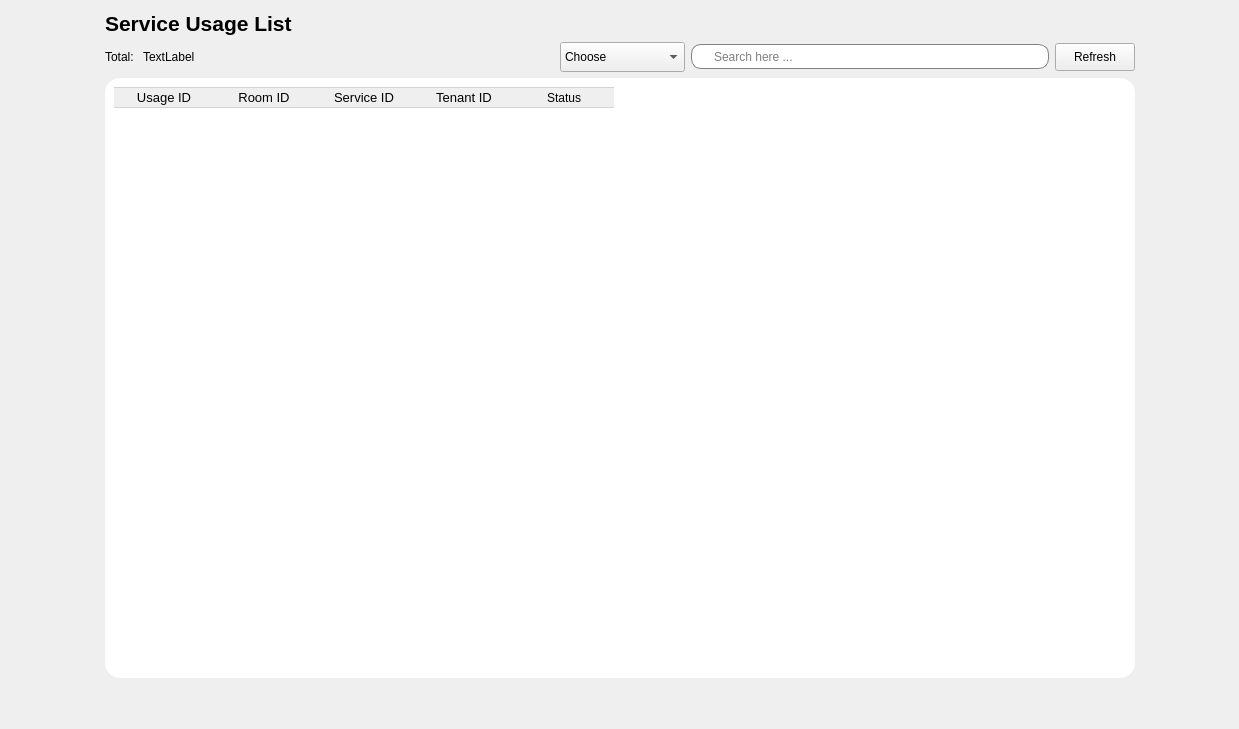
             <widget class="QWidget" name="page_5">
              <layout class="QHBoxLayout" name="horizontalLayout_47">
               <item>
                <spacer name="horizontalSpacer_36">
                 <property name="orientation">
                  <enum>Qt::Orientation::Horizontal</enum>
                 </property>
                 <property name="sizeHint" stdset="0">
                  <size>
                   <width>94</width>
                   <height>20</height>
                  </size>
                 </property>
                </spacer>
               </item>
               <item>
                <layout class="QVBoxLayout" name="verticalLayout_22">
                 <item>
                  <layout class="QHBoxLayout" name="horizontalLayout_27">
                   <item>
                    <widget class="QLabel" name="label_18">
                     <property name="font">
                      <font>
                       <pointsize>16</pointsize>
                       <bold>true</bold>
                      </font>
                     </property>
                     <property name="text">
                      <string>Service Usage List</string>
                     </property>
                    </widget>
                   </item>
                   <item>
                    <spacer name="horizontalSpacer_19">
                     <property name="orientation">
                      <enum>Qt::Orientation::Horizontal</enum>
                     </property>
                     <property name="sizeHint" stdset="0">
                      <size>
                       <width>40</width>
                       <height>20</height>
                      </size>
                     </property>
                    </spacer>
                   </item>
                  </layout>
                 </item>
                 <item>
                  <layout class="QHBoxLayout" name="horizontalLayout_28">
                   <item>
                    <layout class="QHBoxLayout" name="horizontalLayout_29">
                     <item>
                      <widget class="QLabel" name="label_19">
                       <property name="text">
                        <string>Total: </string>
                       </property>
                      </widget>
                     </item>
                     <item>
                      <widget class="QLabel" name="totalserviceUsage">
                       <property name="text">
                        <string>TextLabel</string>
                       </property>
                      </widget>
                     </item>
                    </layout>
                   </item>
                   <item>
                    <spacer name="horizontalSpacer_20">
                     <property name="orientation">
                      <enum>Qt::Orientation::Horizontal</enum>
                     </property>
                     <property name="sizeHint" stdset="0">
                      <size>
                       <width>40</width>
                       <height>20</height>
                      </size>
                     </property>
                    </spacer>
                   </item>
                   <item>
                    <widget class="QComboBox" name="CBSSUsage">
                     <property name="minimumSize">
                      <size>
                       <width>0</width>
                       <height>30</height>
                      </size>
                     </property>
                     <item>
                      <property name="text">
                       <string>Choose</string>
                      </property>
                     </item>
                     <item>
                      <property name="text">
                       <string>Service Usage ID</string>
                      </property>
                     </item>
                     <item>
                      <property name="text">
                       <string>Room ID</string>
                      </property>
                     </item>
                    </widget>
                   </item>
                   <item>
                    <widget class="QLineEdit" name="LineEditSearchSerUsage">
                     <property name="minimumSize">
                      <size>
                       <width>0</width>
                       <height>25</height>
                      </size>
                     </property>
                     <property name="styleSheet">
                      <string notr="true">QLineEdit{
padding-left:20px;
border: 1px solid gray;
border-radius: 10px;
}</string>
                     </property>
                     <property name="placeholderText">
                      <string>Search here ...</string>
                     </property>
                    </widget>
                   </item>
                   <item>
                    <widget class="QPushButton" name="RefbtnSerusage">
                     <property name="minimumSize">
                      <size>
                       <width>65</width>
                       <height>28</height>
                      </size>
                     </property>
                     <property name="text">
                      <string>Refresh</string>
                     </property>
                     <property name="icon">
                      <iconset resource="Resources.qrc">
                       <normaloff>:/new/prefix1/Resources/reload.png</normaloff>:/new/prefix1/Resources/reload.png</iconset>
                     </property>
                    </widget>
                   </item>
                  </layout>
                 </item>
                 <item>
                  <widget class="QFrame" name="frame_7">
                   <property name="minimumSize">
                    <size>
                     <width>1030</width>
                     <height>600</height>
                    </size>
                   </property>
                   <property name="styleSheet">
                    <string notr="true">QWidget{
background-color: rgb(255, 255, 255);
border-radius:15px;
}</string>
                   </property>
                   <property name="frameShape">
                    <enum>QFrame::Shape::StyledPanel</enum>
                   </property>
                   <property name="frameShadow">
                    <enum>QFrame::Shadow::Raised</enum>
                   </property>
                   <layout class="QVBoxLayout" name="verticalLayout_9">
                    <item>
                     <widget class="QTableWidget" name="SerUsageTable">
                      <property name="minimumSize">
                       <size>
                        <width>0</width>
                        <height>0</height>
                       </size>
                      </property>
                      <property name="font">
                       <font>
                        <pointsize>10</pointsize>
                       </font>
                      </property>
                      <property name="styleSheet">
                       <string notr="true">QPushButton{
	 border: none;
}
QTableWidget::item {
       border-right: none;
       border-left: none;
       border-bottom: 1px solid #D3D3D3;
}
QHeaderView::section {
       border: 1px solid #D3D3D3; 
       border-right: none;      
       border-left: none;       
}</string>
                      </property>
                      <property name="editTriggers">
                       <set>QAbstractItemView::EditTrigger::NoEditTriggers</set>
                      </property>
                      <property name="alternatingRowColors">
                       <bool>true</bool>
                      </property>
                      <property name="selectionMode">
                       <enum>QAbstractItemView::SelectionMode::NoSelection</enum>
                      </property>
                      <property name="showGrid">
                       <bool>false</bool>
                      </property>
                      <attribute name="horizontalHeaderVisible">
                       <bool>true</bool>
                      </attribute>
                      <attribute name="horizontalHeaderCascadingSectionResizes">
                       <bool>false</bool>
                      </attribute>
                      <attribute name="horizontalHeaderHighlightSections">
                       <bool>true</bool>
                      </attribute>
                      <attribute name="horizontalHeaderShowSortIndicator" stdset="0">
                       <bool>false</bool>
                      </attribute>
                      <attribute name="horizontalHeaderStretchLastSection">
                       <bool>false</bool>
                      </attribute>
                      <column>
                       <property name="text">
                        <string>Usage ID</string>
                       </property>
                       <property name="font">
                        <font>
                         <pointsize>10</pointsize>
                        </font>
                       </property>
                      </column>
                      <column>
                       <property name="text">
                        <string>Room ID</string>
                       </property>
                       <property name="font">
                        <font>
                         <pointsize>10</pointsize>
                        </font>
                       </property>
                      </column>
                      <column>
                       <property name="text">
                        <string>Service ID</string>
                       </property>
                       <property name="font">
                        <font>
                         <pointsize>10</pointsize>
                        </font>
                       </property>
                      </column>
                      <column>
                       <property name="text">
                        <string>Tenant ID</string>
                       </property>
                       <property name="font">
                        <font>
                         <pointsize>10</pointsize>
                        </font>
                       </property>
                      </column>
                      <column>
                       <property name="text">
                        <string>Status</string>
                       </property>
                      </column>
                     </widget>
                    </item>
                   </layout>
                  </widget>
                 </item>
                 <item>
                  <spacer name="verticalSpacer_8">
                   <property name="orientation">
                    <enum>Qt::Orientation::Vertical</enum>
                   </property>
                   <property name="sizeHint" stdset="0">
                    <size>
                     <width>20</width>
                     <height>40</height>
                    </size>
                   </property>
                  </spacer>
                 </item>
                </layout>
               </item>
               <item>
                <spacer name="horizontalSpacer_37">
                 <property name="orientation">
                  <enum>Qt::Orientation::Horizontal</enum>
                 </property>
                 <property name="sizeHint" stdset="0">
                  <size>
                   <width>93</width>
                   <height>20</height>
                  </size>
                 </property>
                </spacer>
               </item>
              </layout>
             </widget>
